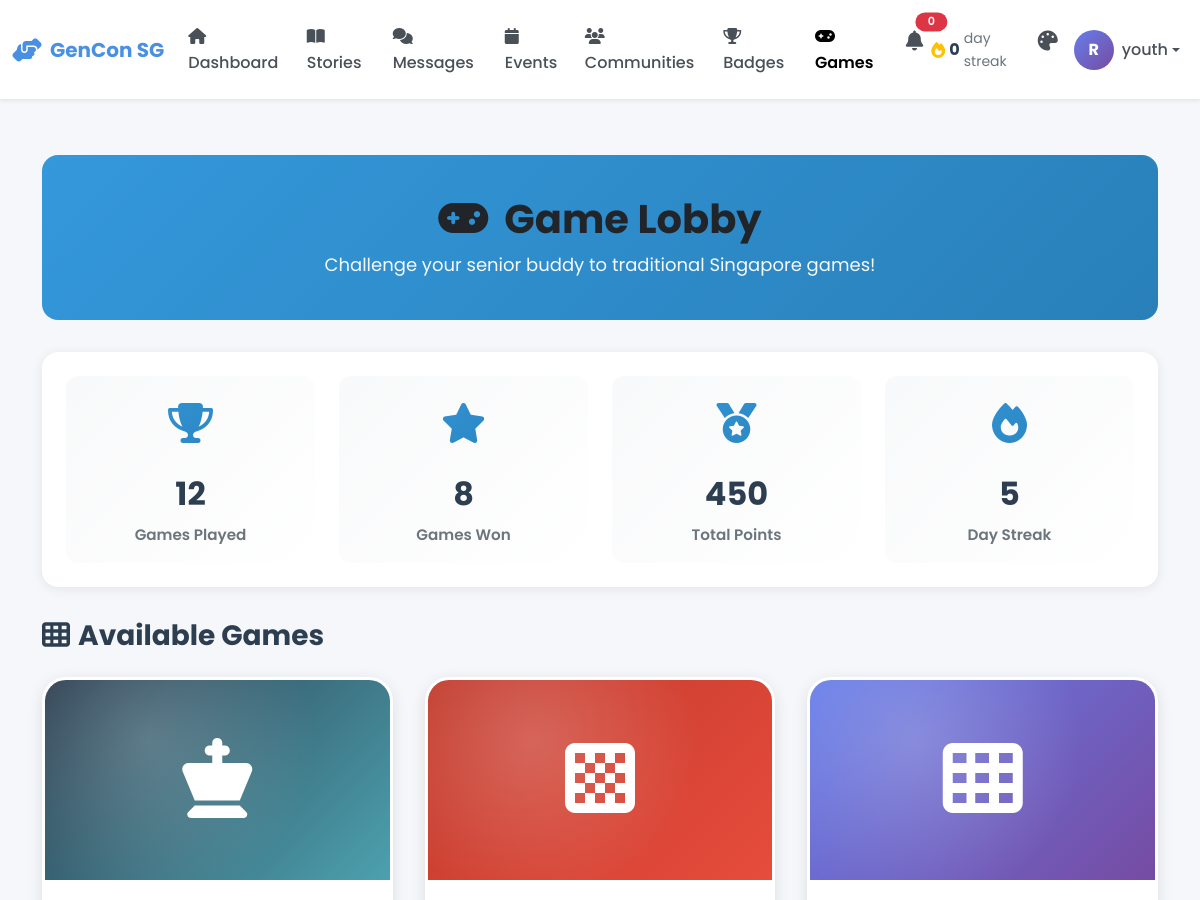
Before: /youth/games (signed in, upper part) with the older database file.
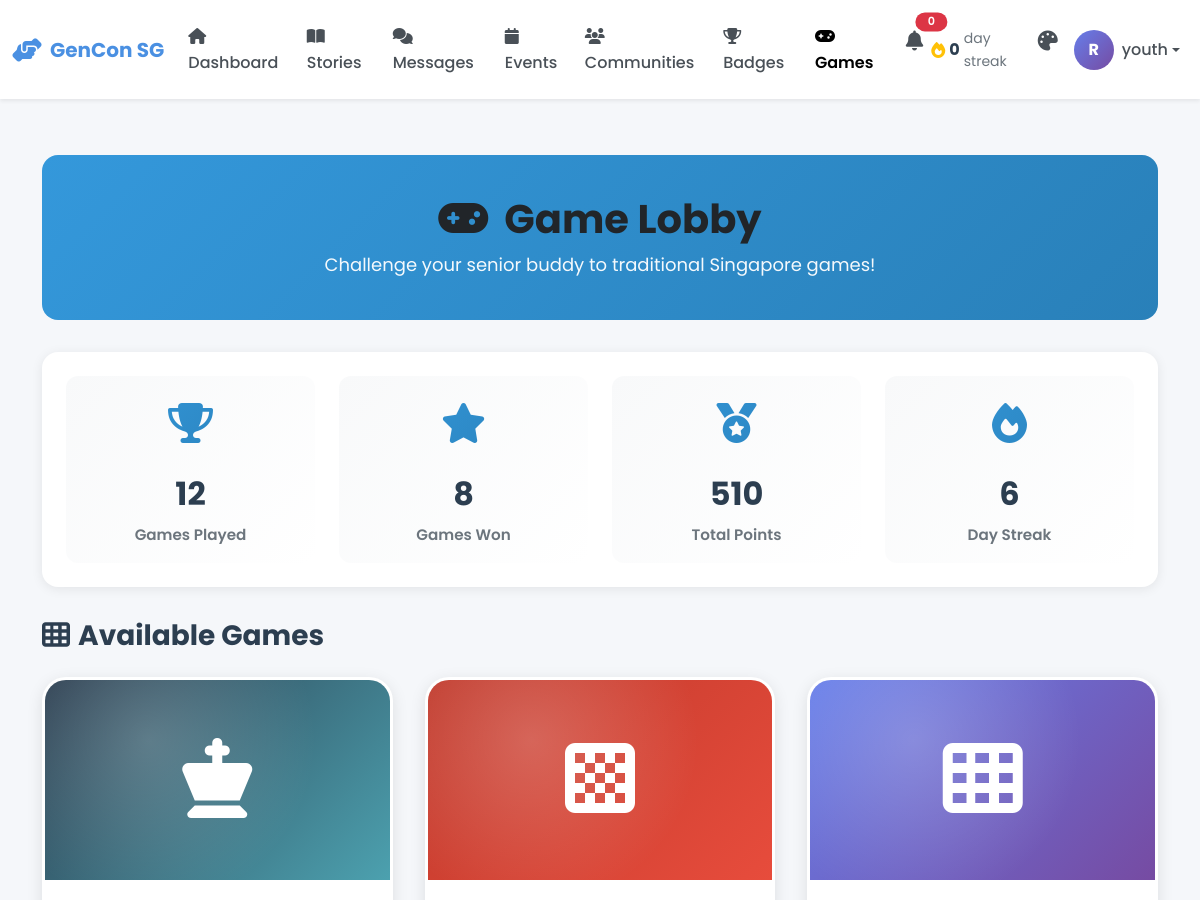
After: the same page with the newer database file.
### models.py (models this page shows, shortened)
class Streak(db.Model):
    __tablename__ = 'streaks'
    id = db.Column(db.Integer, primary_key=True)
    user_id = db.Column(db.Integer, db.ForeignKey('users.id'), nullable=False, unique=True)
    current_streak = db.Column(db.Integer, default=0)
    longest_streak = db.Column(db.Integer, default=0)
    points = db.Column(db.Integer, default=0)
    games_played = db.Column(db.Integer, default=0)
    games_won = db.Column(db.Integer, default=0)
    last_login = db.Column(db.Date, default=datetime.utcnow().date)
    user = db.relationship('User', back_populates='streak')

### blueprints/youth.py (the view)
@youth_bp.route('/games')
@login_required
def games():
    user_id = session['user_id']
    pair = Pair.query.filter_by(youth_id=user_id, status='active').first()
    buddy = User.query.get(pair.senior_id) if pair else None
    active_session = GameSession.query.filter(
        ((GameSession.player1_id == user_id) | (GameSession.player2_id == user_id)),
        GameSession.status == 'active'
    ).first()
    from models import Streak
    streak_info = Streak.query.filter_by(user_id=user_id).first()
    stats = {
        'played': streak_info.games_played if streak_info else 0,
        'won': streak_info.games_won if streak_info else 0,
        'points': streak_info.points if streak_info else 0,
        'streak': streak_info.current_streak if streak_info else 0
    }
    db_games = Game.query.all()
    games_data = []
    for g in db_games:
        games_data.append({
            'id': g.id,
            'name': g.title,
            'image_class': 'game-image',
            'image_style': g.bg_gradient,
            'icon': g.icon,
            'badge': g.badge_label,
            'badge_class': g.badge_class,
            'badge_icon': g.badge_icon,
            'description': g.description,
            'players': g.players_text,
            'time': g.duration_text,
            'type': g.type_label,
            'type_icon': g.type_icon
        })
    return render_template('youth/games.html', buddy=buddy, games=games_data, stats=stats, active_session=active_session)

### app.py (called while the page is built)
@app.context_processor
def inject_user():
    return dict(session=session)

### blueprints/youth.py (called while the page is built)
def login_required(f):
    @wraps(f)
    def decorated_function(*args, **kwargs):
        if 'user_id' not in session:
            flash('Please login to access this page', 'warning')
            return redirect(url_for('auth.login', role='youth'))
        if session.get('role') != 'youth':
            flash('Access denied. Youth account required.', 'danger')
            return redirect(url_for('index'))
        return f(*args, **kwargs)
    return decorated_function

### templates/youth/games.html (shortened to what this page needs)
{% extends "base.html" %}
{% block content %}
<div class="container py-4">
    <div class="games-header text-center">
        <h1>
            <i class="fas fa-gamepad me-3"></i>Game Lobby
        </h1>
        <p>Challenge your senior buddy to traditional Singapore games!</p>
    </div>
    <div class="stats-bar">
        <div class="stats-grid">
            <div class="stat-item">
                <div class="icon"><i class="fas fa-trophy"></i></div>
                <div class="value">{{ stats.played }}</div>
                <div class="label">Games Played</div>
            </div>
            <div class="stat-item">
                <div class="icon"><i class="fas fa-star"></i></div>
                <div class="value">{{ stats.won }}</div>
                <div class="label">Games Won</div>
            </div>
            <div class="stat-item">
                <div class="icon"><i class="fas fa-medal"></i></div>
                <div class="value">{{ stats.points }}</div>
                <div class="label">Total Points</div>
            </div>
            <div class="stat-item">
                <div class="icon"><i class="fas fa-fire"></i></div>
                <div class="value">{{ stats.streak }}</div>
                <div class="label">Day Streak</div>
            </div>
        </div>
    </div>
    <div class="section-header mb-4">
        <h2 style="font-size: 1.75rem; font-weight: 700; color: #2C3E50;">
            <i class="fas fa-th me-2"></i>Available Games
        </h2>
    </div>
    <div class="games-grid">
        {% for game in games %}
        <div class="game-card">
            <div class="{{ game.image_class }}" style="{{ game.image_style }}">
                <div class="game-icon"><i class="{{ game.icon }}"></i></div>
            </div>
            <div class="game-body">
            </div>
        </div>
        {% endfor %}
    </div>
</div>
{% endblock %}

Changed rows visible on the page:
changed Streak: points "450" → "510"
Other visible differences:
{{ stats.streak }}: "5" → "6"
